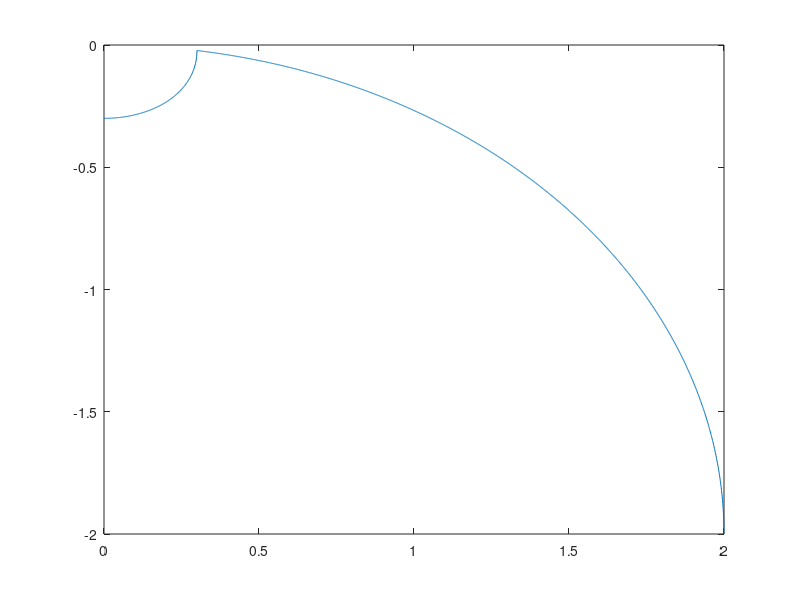

This chart was generated by the following MATLAB code:
d = 2.0;
R = 0.3;

r = 2.0;

q = 0.0:0.001:d;

E = zeros(size(q));

for i=1:numel(q)
  p = sqrt(d^2- q(i)*q(i));
  if q(i) < R
    E(i) = p - sqrt(R*R-q(i)*q(i)) - r;
  else
    E(i) = p-r;%sqrt((p-r)*(p-r) + (q(i)-R)*(q(i)-R));
  end
end

plot(q, E);